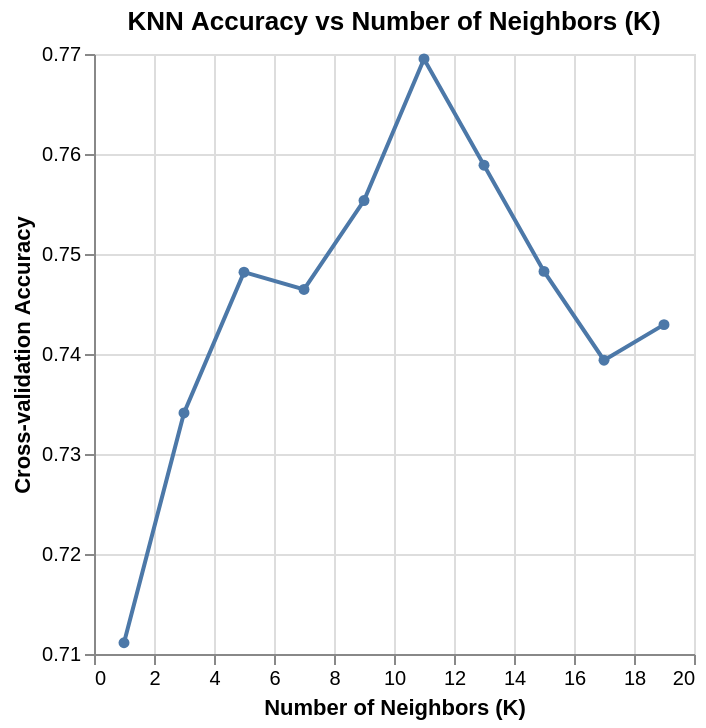

Source (notebook cell):
### Markdown cell above
**Accuracy vs K**

This plot shows how the model’s accuracy changes for different K values.

### Code cell
accuracy_versus_k_grid = alt.Chart(accuracies_grid, title="KNN Accuracy vs Number of Neighbors (K)").mark_line(point=True).encode(
    x=alt.X("param_model__n_neighbors")
        .title("Number of Neighbors (K)")
        .scale(zero=False),
    y=alt.Y("mean_test_score")
        .title("Cross-validation Accuracy")
        .scale(zero=False)
)

accuracy_versus_k_grid

### Figure 1 — Vega-Lite specification as saved in the notebook (floating-point values rounded to 4 significant figures)
{"config": {"view": {"continuousWidth": 300, "continuousHeight": 300}}, "data": {"name": "data-985d75623f99bd6c884d4e07de076256"}, "mark": {"type": "line", "point": true}, "encoding": {"x": {"field": "param_model__n_neighbors", "scale": {"zero": false}, "title": "Number of Neighbors (K)", "type": "quantitative"}, "y": {"field": "mean_test_score", "scale": {"zero": false}, "title": "Cross-validation Accuracy", "type": "quantitative"}}, "title": "KNN Accuracy vs Number of Neighbors (K)", "$schema": "https://vega.github.io/schema/vega-lite/v6.1.0.json", "datasets": {"data-985d75623f99bd6c884d4e07de076256": [{"mean_fit_time": 0.006432, "std_fit_time": 0.002988, "mean_score_time": 0.006082, "std_score_time": 0.003118, "param_model__n_neighbors": 1, "params": {"model__n_neighbors": 1}, "split0_test_score": 0.6991, "split1_test_score": 0.7168, "split2_test_score": 0.6814, "split3_test_score": 0.6726, "split4_test_score": 0.7857, "mean_test_score": 0.7111, "std_test_score": 0.04027, "rank_test_score": 10, "split0_train_score": 0.9778, "split1_train_score": 0.9845, "split2_train_score": 0.9845, "split3_train_score": 0.9911, "split4_train_score": 0.9912, "mean_train_score": 0.9858, "std_train_score": 0.004982}, {"mean_fit_time": 0.007551, "std_fit_time": 0.003305, "mean_score_time": 0.006218, "std_score_time": 0.00296, "param_model__n_neighbors": 3, "params": {"model__n_neighbors": 3}, "split0_test_score": 0.6991, "split1_test_score": 0.7965, "split2_test_score": 0.7434, "split3_test_score": 0.6637, "split4_test_score": 0.7679, "mean_test_score": 0.7341, "std_test_score": 0.04752, "rank_test_score": 9, "split0_train_score": 0.867, "split1_train_score": 0.8381, "split2_train_score": 0.8492, "split3_train_score": 0.8714, "split4_train_score": 0.854, "mean_train_score": 0.8559, "std_train_score": 0.01205}, {"mean_fit_time": 0.005971, "std_fit_time": 0.001584, "mean_score_time": 0.005241, "std_score_time": 0.002286, "param_model__n_neighbors": 5, "params": {"model__n_neighbors": 5}, "split0_test_score": 0.7522, "split1_test_score": 0.7965, "split2_test_score": 0.7699, "split3_test_score": 0.6991, "split4_test_score": 0.7232, "mean_test_score": 0.7482, "std_test_score": 0.03421, "rank_test_score": 5, "split0_train_score": 0.8293, "split1_train_score": 0.8359, "split2_train_score": 0.816, "split3_train_score": 0.8404, "split4_train_score": 0.823, "mean_train_score": 0.8289, "std_train_score": 0.008748}, {"mean_fit_time": 0.007652, "std_fit_time": 0.002398, "mean_score_time": 0.00688, "std_score_time": 0.001522, "param_model__n_neighbors": 7, "params": {"model__n_neighbors": 7}, "split0_test_score": 0.7434, "split1_test_score": 0.8053, "split2_test_score": 0.7699, "split3_test_score": 0.6637, "split4_test_score": 0.75, "mean_test_score": 0.7465, "std_test_score": 0.04665, "rank_test_score": 6, "split0_train_score": 0.8071, "split1_train_score": 0.8049, "split2_train_score": 0.7982, "split3_train_score": 0.8315, "split4_train_score": 0.8142, "mean_train_score": 0.8112, "std_train_score": 0.01136}, {"mean_fit_time": 0.007279, "std_fit_time": 0.001649, "mean_score_time": 0.01448, "std_score_time": 0.01715, "param_model__n_neighbors": 9, "params": {"model__n_neighbors": 9}, "split0_test_score": 0.7699, "split1_test_score": 0.7876, "split2_test_score": 0.7611, "split3_test_score": 0.6903, "split4_test_score": 0.7679, "mean_test_score": 0.7553, "std_test_score": 0.0337, "rank_test_score": 3, "split0_train_score": 0.7916, "split1_train_score": 0.7827, "split2_train_score": 0.7982, "split3_train_score": 0.8226, "split4_train_score": 0.7832, "mean_train_score": 0.7957, "std_train_score": 0.01465}, {"mean_fit_time": 0.009886, "std_fit_time": 0.006086, "mean_score_time": 0.01041, "std_score_time": 0.007208, "param_model__n_neighbors": 11, "params": {"model__n_neighbors": 11}, "split0_test_score": 0.7788, "split1_test_score": 0.823, "split2_test_score": 0.7876, "split3_test_score": 0.6903, "split4_test_score": 0.7679, "mean_test_score": 0.7695, "std_test_score": 0.04372, "rank_test_score": 1, "split0_train_score": 0.7938, "split1_train_score": 0.7783, "split2_train_score": 0.7827, "split3_train_score": 0.8093, "split4_train_score": 0.781, "mean_train_score": 0.789, "std_train_score": 0.01144}, {"mean_fit_time": 0.005626, "std_fit_time": 0.002001, "mean_score_time": 0.004053, "std_score_time": 0.001219, "param_model__n_neighbors": 13, "params": {"model__n_neighbors": 13}, "split0_test_score": 0.7788, "split1_test_score": 0.7965, "split2_test_score": 0.7699, "split3_test_score": 0.6814, "split4_test_score": 0.7679, "mean_test_score": 0.7589, "std_test_score": 0.04003, "rank_test_score": 2, "split0_train_score": 0.7849, "split1_train_score": 0.7738, "split2_train_score": 0.7761, "split3_train_score": 0.8071, "split4_train_score": 0.7743, "mean_train_score": 0.7832, "std_train_score": 0.01258}, {"mean_fit_time": 0.007381, "std_fit_time": 0.003749, "mean_score_time": 0.004542, "std_score_time": 0.002282, "param_model__n_neighbors": 15, "params": {"model__n_neighbors": 15}, "split0_test_score": 0.7611, "split1_test_score": 0.7434, "split2_test_score": 0.7876, "split3_test_score": 0.6814, "split4_test_score": 0.7679, "mean_test_score": 0.7483, "std_test_score": 0.0363, "rank_test_score": 4, "split0_train_score": 0.7827, "split1_train_score": 0.7627, "split2_train_score": 0.765, "split3_train_score": 0.8004, "split4_train_score": 0.7788, "mean_train_score": 0.7779, "std_train_score": 0.01363}, {"mean_fit_time": 0.005845, "std_fit_time": 0.002139, "mean_score_time": 0.003977, "std_score_time": 0.002066, "param_model__n_neighbors": 17, "params": {"model__n_neighbors": 17}, "split0_test_score": 0.7876, "split1_test_score": 0.7168, "split2_test_score": 0.7611, "split3_test_score": 0.6814, "split4_test_score": 0.75, "mean_test_score": 0.7394, "std_test_score": 0.03682, "rank_test_score": 8, "split0_train_score": 0.7694, "split1_train_score": 0.7494, "split2_train_score": 0.7672, "split3_train_score": 0.7827, "split4_train_score": 0.7677, "mean_train_score": 0.7673, "std_train_score": 0.01059}, {"mean_fit_time": 0.004775, "std_fit_time": 0.002647, "mean_score_time": 0.003499, "std_score_time": 0.001846, "param_model__n_neighbors": 19, "params": {"model__n_neighbors": 19}, "split0_test_score": 0.7788, "split1_test_score": 0.7168, "split2_test_score": 0.7788, "split3_test_score": 0.6814, "split4_test_score": 0.7589, "mean_test_score": 0.7429, "std_test_score": 0.03818, "rank_test_score": 7, "split0_train_score": 0.765, "split1_train_score": 0.745, "split2_train_score": 0.7716, "split3_train_score": 0.7849, "split4_train_score": 0.7611, "mean_train_score": 0.7655, "std_train_score": 0.01307}]}}
